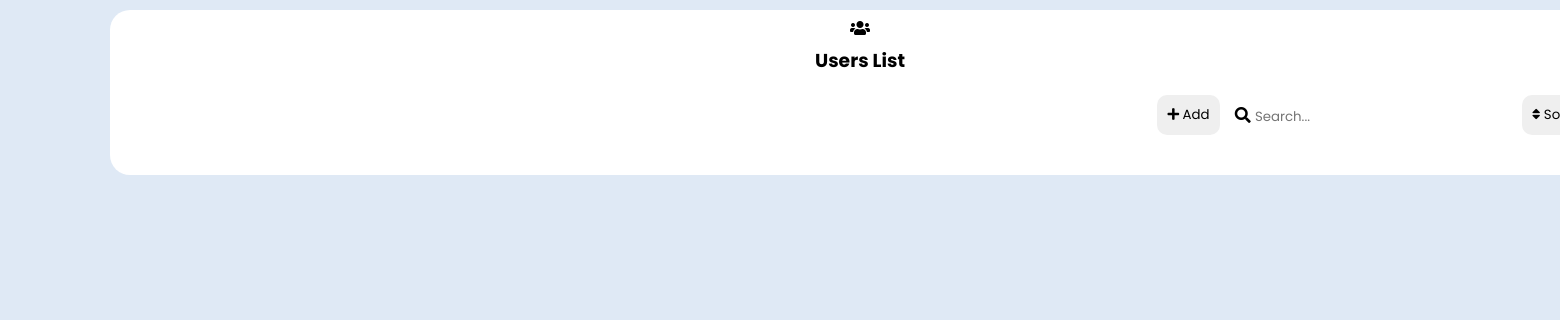
Before: /view/User/dashboard_admin.php with the older database file.
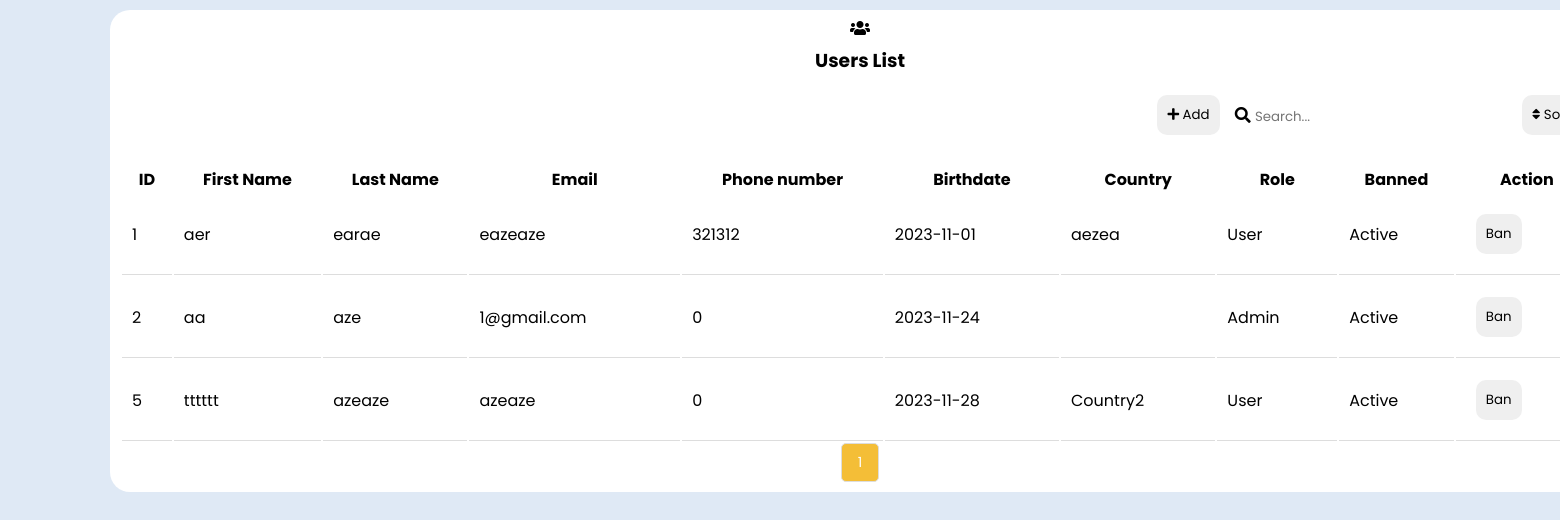
After: the same page with the newer database file.
### tables this page shows
CREATE TABLE `user` (
  `ID_USER` int(11) NOT NULL,
  `First_Name` varchar(20) NOT NULL,
  `Last_Name` varchar(20) NOT NULL,
  `Password` varchar(20) NOT NULL,
  `Phone_number` int(8) NOT NULL,
  `Birthdate` date NOT NULL,
  `Country` varchar(20) NOT NULL,
  `Email` varchar(20) NOT NULL,
  `Role` int(11) NOT NULL
);

### controller/User/user.php (called while the page is built, shortened)
<?php
class UserCRUD {
    public function getAllUsers($page = 1, $records_per_page = 6) {
        $cnx = Config::getConnexion();
        $offset = ($page - 1) * $records_per_page;
        $stmt = $cnx->prepare("SELECT COUNT(*) FROM user");
        $stmt->execute();
        $total_records = $stmt->fetchColumn();
        $total_pages = ceil($total_records / $records_per_page);
        $stmt = $cnx->prepare("SELECT * FROM user ORDER BY ID_USER LIMIT :limit OFFSET :offset");
        $stmt->bindValue(':limit', $records_per_page, PDO::PARAM_INT);
        $stmt->bindValue(':offset', $offset, PDO::PARAM_INT);
        $stmt->execute();
        $users = $stmt->fetchAll(PDO::FETCH_ASSOC);
        return ['users' => $users, 'total_pages' => $total_pages];
    }
}

### view/User/dashboard_admin.php (the view, shortened to what the changed rows need)
<?php
require_once "../../controller/User/user.php";
?>
<span style="font-family: verdana, geneva, sans-serif;">
    <!DOCTYPE html>
    <html lang="en">
    <head>
        <link rel="stylesheet" href="../dashboard.css" />
        <link rel="stylesheet" href="https://cdnjs.cloudflare.com/ajax/libs/font-awesome/5.15.4/css/all.min.css" />
    </head>
    <body>
        <div class="container">
            <section class="main" id="main-section" style="display: block;">
                <div class="users">
                    <div class="card">
                        <table class="table table-bordered">
                            <?php
                            $userCRUD = new UserCRUD();
                            $page = isset($_GET['page']) ? $_GET['page'] : 1;
                            $result = $userCRUD->getAllUsers($page);
                            $users = $result['users'];
                            $total_pages = $result['total_pages'];
                            usort($users, function ($a, $b) {
                                return $a['Banned'] - $b['Banned'];
                            });
                            if (!empty($users)) {
                                echo "<tr><th>ID</th><th>First Name</th><th>Last Name</th><th>Email</th><th>Phone number</th><th>Birthdate</th><th>Country</th><th>Role</th><th>Banned</th><th>Action</th></tr>";
                                foreach ($users as $user) {
                                    $class = $user['Banned'] == 1 ? 'banned' : '';
                                    echo "<tr class='{$class}'>";
                                    echo "<td>" . htmlspecialchars($user['ID_USER']) . "</td>";
                                    echo "<td>" . htmlspecialchars($user['First_Name']) . "</td>";
                                    echo "<td>" . htmlspecialchars($user['Last_Name']) . "</td>";
                                    echo "<td>" . htmlspecialchars($user['Email']) . "</td>";
                                    echo "<td>" . htmlspecialchars($user['Phone_number']) . "</td>";
                                    echo "<td>" . htmlspecialchars($user['Birthdate']) . "</td>";
                                    echo "<td>" . htmlspecialchars($user['Country']) . "</td>";
                                    echo "<td>";
                                    switch ($user['Role']) {
                                        case 0:
                                            echo "Admin";
                                            break;
                                        case 1:
                                            echo "User";
                                            break;
                                    }
                                    echo "</td>";
                                    echo "<td class='{$class}'>";
                                    echo $user['Banned'] == 1 ? 'Banned' : 'Active';
                                    echo "</td>";
                                    echo "<td>";
                                    if ($user['Banned'] == 1) {
                                        echo "<button onclick='unbanUser(\"{$user['ID_USER']}\")'>Unban </button>";
                                    } else {
                                        echo "<button onclick='banUser(\"{$user['ID_USER']}\")'>Ban </button>";
                                    }
                                    echo "</td>";
                                    echo "</tr>";
                                }
                            }
                            ?>
                        </table>
                        <div class="pagination">
                            <?php
                            for ($i = 1; $i <= $total_pages; $i++) {
                                if ($i == $page) {
                                    echo "<a href='?page=$i' class='active'>$i</a>";
                                } else {
                                    echo "<a href='?page=$i'>$i</a>";
                                }
                            }
                            ?>
                        </div>
                    </div>
                </div>
            </section>
    </body>
    </html>
</span>

Changed rows visible on the page:
added user: ID_USER "1", First_Name "aer", Last_Name "earae", Email "eazeaze", Phone_number "321312", Birthdate "2023-11-01", Country "aezea", Role "User", Banned "Active"
added user: ID_USER "2", First_Name "aa", Last_Name "aze", Email "1@gmail.com", Phone_number "0", Birthdate "2023-11-24", Role "Admin", Banned "Active"
added user: ID_USER "5", First_Name "tttttt", Last_Name "azeaze", Email "azeaze", Phone_number "0", Birthdate "2023-11-28", Country "Country2", Role "User", Banned "Active"
Other visible differences:
text now shown: "ID First Name Last Name Email Phone number Birthdate Country Role Banned Action"
new list line: "1"
